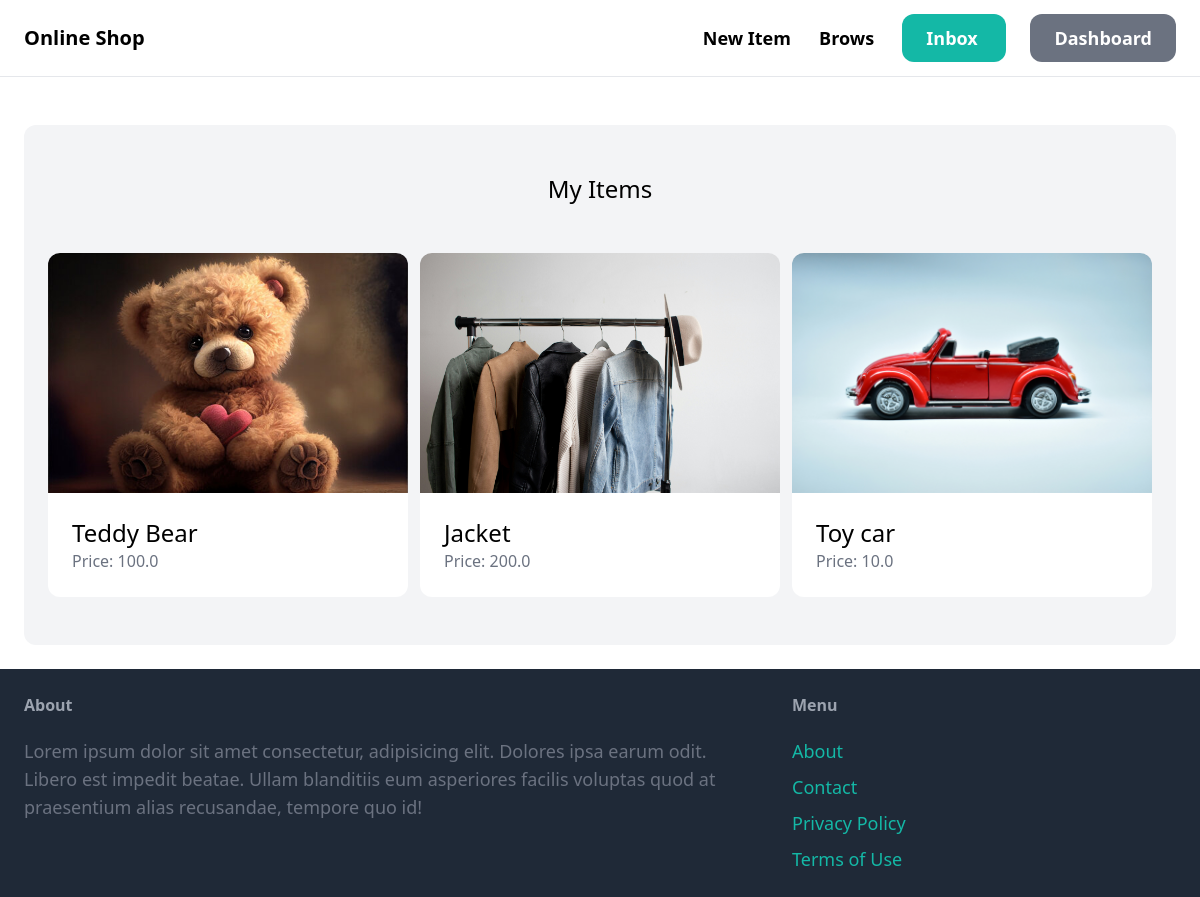
The page /dashboard/ (signed in) on the database its author committed.
### item/models.py (models this page shows, shortened)
class Item(models.Model):
    category = models.ForeignKey(Category, related_name='items', on_delete=models.CASCADE)
    name = models.CharField(max_length=255)
    description = models.TextField(blank=True, null=True)
    price = models.FloatField()
    image = models.ImageField(upload_to='item_images', blank=True, null=True)
    is_sold = models.BooleanField(default=False)
    created_by = models.ForeignKey(User, related_name='items', on_delete=models.CASCADE)
    created_at = models.DateTimeField(auto_now_add=True)

### dashboard/views.py (the view)
# urls.py: path('', views.index, name='index'),
@login_required
def index(request):
    items = Item.objects.filter(created_by=request.user)
    return render(request, 'dashboard/index.html', {
        'items': items
    })

### dashboard/templates/dashboard/index.html (shortened to what this page needs)
{% extends 'core/base.html' %}
{% block content%}
    <div class="mt-6 px-6 py-12 bg-gray-100 rounded-xl">
        <h2 class="mb-12 text-2xl text-center">
            My Items
        </h2>
        <div class="grid grid-cols-3 gap-3">
            {% for item in items %}
                <div>
                    <a href="{% url 'item:detail' item.id %}">
                        <div>
                            <img src="{{ item.image.url }}" alt="item image" class="rounded-t-xl">
                        </div>
                        <div class="p-6 bg-white rounded-b-xl">
                            <h2 class="text-2xl">
                                {{ item.name }}
                            </h2>
                            <p class="text-gray-500">
                                Price: {{ item.price }}
                            </p>
                        </div>
                    </a>
                </div>
            {% endfor %}
        </div>
    </div>
{% endblock %}

### rows shown on the page
Item: image (picture), name "Teddy Bear", price "100.0"
Item: image (picture), name "Jacket", price "200.0"
Item: image (picture), name "Toy car", price "10.0"
